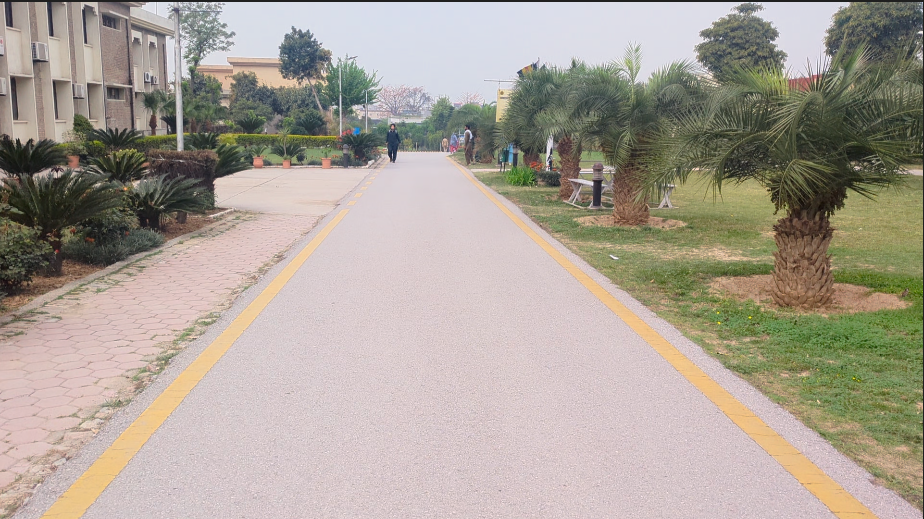
#> input picture 1.png, 924 x 519 px, given in place of 6.mp4, which was not available
$ python main.py
#> lines starting #> are read from the running program, lines starting #| are printed output that depends on the picture; after the words box and inside, x2 and y2 are one past the last pixel; in counts of white or black regions, pixels touching at a corner belong together; pictures that were not available may be replaced by others from this repository, and a replacement may not be noted
import cv2
import numpy as np
import time
from collections import deque

# Configuration
CONFIG = {
    # Edge detection
    'canny_low': 40,
    'canny_high': 120,

    # Hough transform
    'hough_params': {
        'rho': 2,
        'theta': np.pi/180,
        'threshold': 15,  # Reduced for more sensitivity
        'minLineLength': 20,  # Slightly reduced
        'maxLineGap': 15  # Slightly reduced
    },

    # ROI settings
    'roi_height_ratio': 0.55,
    'roi_width_margin': 0.05,

    # Object detection
    'min_object_area': 1000,  # Increased for large objects only
    'min_object_width': 80,   # Minimum width to consider
    'min_object_height': 80,  # Minimum height to consider
    'danger_zone_threshold': 0.3,
    'object_confirmation_frames': 3,

    # General
    'scale_factor': 0.75,
    'debug_level': 2, # 0: No debug, 1: Basic debug, 2: Advanced debug
    'roc_highlight_color': (0, 255, 255)
}

# State variables
state = {
    'left_lane_history': deque(maxlen=5),
    'right_lane_history': deque(maxlen=5),
    'last_roi_vertices': None,
    'consecutive_object_frames': 0,
    'last_decision': "STOP",
    'decision_smoothing': deque(maxlen=4),
    'frame_count': 0,
    'fps': 0,
    'last_time': time.time(),
    'process_time': 0
}

def process_video(video_path):
#> called with video_path = '6.mp4'
    cap = cv2.VideoCapture(video_path)
    if not cap.isOpened():
        print("Error: Could not open video file.")
        return

    # Get video properties
    orig_width = int(cap.get(cv2.CAP_PROP_FRAME_WIDTH))
    orig_height = int(cap.get(cv2.CAP_PROP_FRAME_HEIGHT))
    width = int(orig_width * CONFIG['scale_factor'])
    height = int(orig_height * CONFIG['scale_factor'])

    print(f"Processing video {video_path} at {width}x{height} resolution")

    while cap.isOpened():
        ret, frame = cap.read()
#> frame is the input picture: shape (519, 924, 3); mean B, G, R 150.4, 161, 169.6
        if not ret:
            break

        # Resize frame
        if CONFIG['scale_factor'] != 1.0:
            frame = cv2.resize(frame, (width, height))
#> frame: shape (389, 693, 3)

        # Process timing
        start_time = time.time()

        # Process frame
        processed = process_frame(frame)

        # Update timing
        state['process_time'] = time.time() - start_time
        state['frame_count'] += 1

        if state['frame_count'] % 10 == 0:
            update_fps()

        # Display results
        display_results(frame, processed)

        if cv2.waitKey(1) & 0xFF == ord('q'):
            break

    cap.release()
    cv2.destroyAllWindows()

def update_fps():
    current_time = time.time()
    elapsed = current_time - state['last_time']
    state['fps'] = 10 / elapsed if elapsed > 0 else 0
    state['last_time'] = current_time

def process_frame(frame):
    # Step 1: Preprocessing
    gray = cv2.cvtColor(frame, cv2.COLOR_BGR2GRAY)
    clahe = cv2.createCLAHE(clipLimit=2.0, tileGridSize=(8,8))
    enhanced = clahe.apply(gray)
    blur = cv2.bilateralFilter(enhanced, 9, 75, 75)
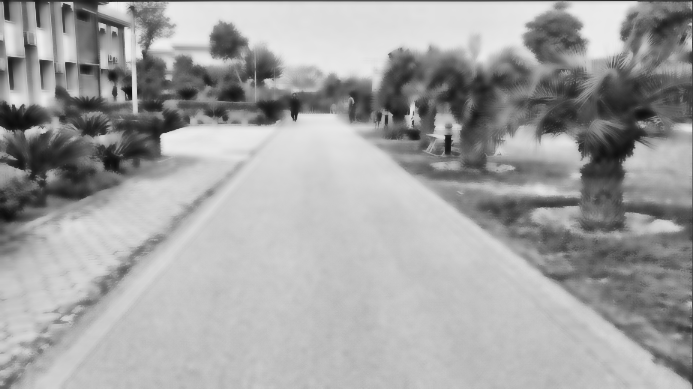
#> blur: shape (389, 693); min 13, max 241, mean 161.8

    # Step 2: Edge detection
    edges = adaptive_canny(blur)
#> in adaptive_canny, `v = np.median(image)`: v = 188
#> in adaptive_canny, `low = int(max(0, (1.0 - sigma) * v))`: low = 125
#> in adaptive_canny, `high = int(min(255, (1.0 + sigma) * v))`: high = 250
#> in adaptive_canny, `return cv2.Canny(image, low, high)`:
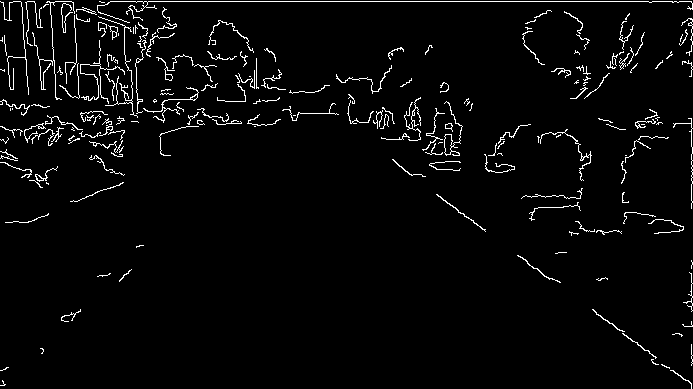
#> returned value: shape (389, 693); 3.2% white in thin lines or dots

    # Step 3: ROI processing
    height, width = edges.shape
#> height = 389; width = 693
    mask = np.zeros_like(edges)
    roi_vertices = get_dynamic_roi(frame, height, width)
#> roi_vertices = [[34, 389], [173, 213], [519, 213], [658, 389]]
    cv2.fillPoly(mask, [roi_vertices], 255)
#> mask: shape (389, 693); 31.7% white; 1 white region, box (x1, y1, x2, y2) and area: (34, 213, 659, 389) 85536
    roi_edges = cv2.bitwise_and(edges, mask)
#> roi_edges: shape (389, 693); 0.06% white in thin lines or dots, all inside (x1, y1, x2, y2) = (119, 213, 604, 320)

    # Create ROC highlight overlay
    roc_overlay = np.zeros_like(frame)
    cv2.fillPoly(roc_overlay, [roi_vertices], CONFIG['roc_highlight_color'])
    frame_with_roc = cv2.addWeighted(frame, 0.7, roc_overlay, 0.3, 0)
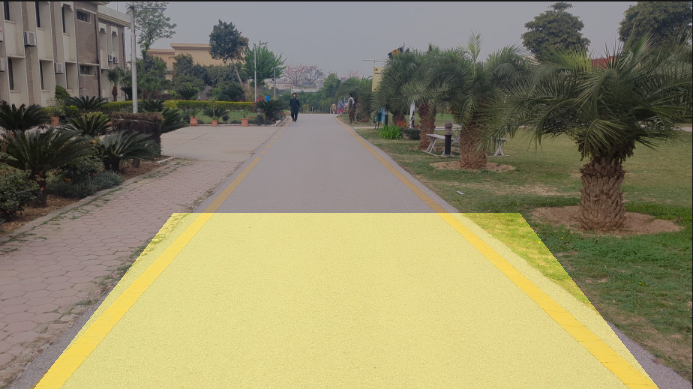
#> frame_with_roc: shape (389, 693, 3); mean B, G, R 105.2, 136.9, 142.9

    # Step 4: Line detection
    lines = cv2.HoughLinesP(roi_edges, **CONFIG['hough_params'])
#> lines = [[462, 213, 484, 229], [460, 213, 485, 231], [522, 257, 549, 279], [532, 266, 555, 280]]

    # Step 5: Lane detection
    line_image = np.zeros_like(frame)
    left_lane, right_lane = detect_lanes(lines, frame.shape)

    # Step 6: Object detection (enhanced for large objects)
    objects, danger_objects = detect_objects(frame, roi_edges, height, width)

    # Update object detection counter
    if danger_objects:
        state['consecutive_object_frames'] = min(state['consecutive_object_frames'] + 1,
                                                 CONFIG['object_confirmation_frames'])
    else:
        state['consecutive_object_frames'] = max(0, state['consecutive_object_frames'] - 1)

    # Step 7: Make driving decision
    decision = make_decision(left_lane, right_lane, danger_objects, frame.shape[1])
    state['last_decision'] = decision


    return {
        'line_image': line_image,
        'decision': decision,
        'left_lane': left_lane,
        'right_lane': right_lane,
        'objects': objects,
        'danger_objects': danger_objects,
        'frame_with_roc': frame_with_roc,
        'debug': {
            'gray': gray,
            'enhanced': enhanced,
            'blur': blur,
            'edges': edges,
            'roi': roi_edges,
            'lines': lines  # Pass the detected lines for debugging
        }
    }


def adaptive_canny(image):
    v = np.median(image)
    sigma = 0.33
    low = int(max(0, (1.0 - sigma) * v))
    high = int(min(255, (1.0 + sigma) * v))
    return cv2.Canny(image, low, high)

def get_dynamic_roi(frame, height, width):
    top_width = 0.5
    margin = CONFIG['roi_width_margin']

    vertices = np.array([
        (width * margin, height),
        (width * (0.5 - top_width / 2), height * CONFIG['roi_height_ratio']),
        (width * (0.5 + top_width / 2), height * CONFIG['roi_height_ratio']),
        (width * (1 - margin), height)
    ], dtype=np.int32)

    state['last_roi_vertices'] = vertices
    return vertices


def detect_lanes(lines, frame_shape):
    line_image = np.zeros((frame_shape[0], frame_shape[1], 3), dtype=np.uint8)
    left_lane = None
    right_lane = None

    if lines is not None:
        left_lines, right_lines = separate_lines(lines, frame_shape)

        # Smooth lanes with history
        left_lane = smooth_lanes(left_lines, state['left_lane_history'])
        right_lane = smooth_lanes(right_lines, state['right_lane_history'])

        # Draw lanes if detected
        if left_lane is not None:
            draw_lane(line_image, left_lane, (0, 0, 255), 5)
            state['left_lane_history'].append(left_lane)

        if right_lane is not None:
            draw_lane(line_image, right_lane, (255, 0, 0), 5)
            state['right_lane_history'].append(right_lane)

    return left_lane, right_lane


def separate_lines(lines, frame_shape):
#> called with lines = array of shape (4, 1, 4), frame_shape = (389, 693, 3)
    left_lines = []
    right_lines = []
    height, width = frame_shape[:2]
    mid_x = width // 2

    for line in lines:
        x1, y1, x2, y2 = line[0]

        # Skip nearly vertical or horizontal lines
        if abs(x2 - x1) < 15 or abs(y2 - y1) < 15:
            continue

        slope = (y2 - y1) / (x2 - x1)
        intercept = y1 - slope * x1

        # Filter lines based on slope
        if abs(slope) < 0.3 or abs(slope) > 3.0:
            continue

        mid_point_x = (x1 + x2) / 2

        # Classify lines as left or right based on position relative to center
        if slope < 0 and mid_point_x < mid_x:
            left_lines.append((slope, intercept))
        elif slope > 0 and mid_point_x > mid_x:
            right_lines.append((slope, intercept))
#> this loop made 4 passes
#> (x1, y1, x2, y2, slope, intercept, mid_point_x) on passes 1 to 3: (462, 213, 484, 229, 0.727, -123, 473), (460, 213, 485, 231, 0.72, -118.2, 472.5), (522, 257, 549, 279, 0.815, -168.3, 535.5)
#> after the loop, left_lines = []; right_lines = [(0.727, -123), (0.72, -118.2), (0.815, -168.3)]
#> in detect_lanes, `left_lines, right_lines = separate_lines(lines, frame_shape)`: left_lines = []; right_lines = [(0.727, -123), (0.72, -118.2), (0.815, -168.3)]
#> in detect_lanes, `right_lane = smooth_lanes(right_lines, state['right_lane_history'])`: right_lane = [0.754, -136.5]

    return left_lines, right_lines


def smooth_lanes(lines, history):
    if not lines:
        return np.mean(history, axis=0) if history else None

    # Filter out outliers based on slope consistency
    if len(lines) >= 3:
        slopes = [line[0] for line in lines]
        mean_slope = np.mean(slopes)
        std_slope = np.std(slopes)
        filtered_lines = [line for line in lines if abs(line[0] - mean_slope) < 2 * std_slope]
        lines = filtered_lines if filtered_lines else lines


    current_avg = np.mean(lines, axis=0)

    # Blend with history for stability
    if history:
        history_avg = np.mean(history, axis=0)
        return 0.7 * current_avg + 0.3 * history_avg

    return current_avg

def draw_lane(image, lane_params, color, thickness):
#> called with lane_params = array of shape (2,), color = (255, 0, 0), thickness = 5
    if lane_params is None:
        return

    slope, intercept = lane_params
#> slope = 0.754; intercept = -136.5
    height, width = image.shape[:2]
#> height = 389; width = 693

    y1 = height
#> y1 = 389
    y2 = int(height * CONFIG['roi_height_ratio'])
#> y2 = 213

    try:
        x1 = int((y1 - intercept) / slope) if slope != 0 else 0
#> x1 = 696
        x2 = int((y2 - intercept) / slope) if slope != 0 else 0
#> x2 = 463

        cv2.line(image, (x1, y1), (x2, y2), color, thickness)

        y3 = int(height * 0.4)
#> y3 = 155
        x3 = int((y3 - intercept) / slope) if slope != 0 else x2
#> x3 = 386
        dashed_line = np.array([[x2, y2], [x3, y3]], dtype=np.int32)
#> dashed_line = [[463, 213], [386, 155]]
        cv2.polylines(image, [dashed_line], False, color, thickness // 2, lineType=cv2.LINE_AA)
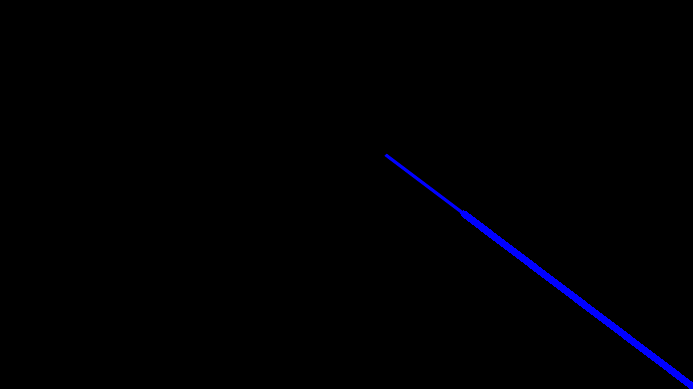
#> image: shape (389, 693, 3); mean of channels 0, 1, 2 2.2, 0, 0; drawn as B, G, R
#> in process_frame, `left_lane, right_lane = detect_lanes(lines, frame.shape)`: right_lane = [0.754, -136.5]
    except Exception as e:
        print(f"Error in draw_lane: {e}")
        pass


def detect_objects(frame, roi_edges, frame_height, frame_width):
    """
    Detects objects in the ROI using contour-based detection.
    Returns:
        tuple: (all_objects, danger_objects)
    """
#> called with frame_height = 389, frame_width = 693
    objects = []
    danger_objects = []

    # Calculate the y-coordinate for the danger zone threshold
    danger_zone_y = int(frame_height * (1 - CONFIG['danger_zone_threshold']))
#> danger_zone_y = 272

    # Find contours in the ROI edges
    contours, _ = cv2.findContours(roi_edges, cv2.RETR_EXTERNAL, cv2.CHAIN_APPROX_SIMPLE)
#> contours = 4 contours, 3 with area under 20; largest, box (x1, y1, x2, y2) and area: (517, 255, 561, 283) 25

    for contour in contours:
        # Bounding box and area
        x, y, w, h = cv2.boundingRect(contour)
        area = cv2.contourArea(contour)

        # Filter out small or irrelevant contours
        if (area < CONFIG['min_object_area'] or
            w < CONFIG['min_object_width'] or
            h < CONFIG['min_object_height']):
            continue

        # Aspect ratio and solidity checks
        aspect_ratio = w / float(h)
        if aspect_ratio < 0.3 or aspect_ratio > 3.0:
            continue

        hull = cv2.convexHull(contour)
        hull_area = cv2.contourArea(hull)
        solidity = float(area) / hull_area if hull_area > 0 else 0
        if solidity < 0.5:
            continue

        # Add to objects list
        objects.append((x, y, w, h))

        # Check if object is in the danger zone
        if y + h > danger_zone_y:
            center_x = x + w // 2
            frame_center_x = frame_width // 2
            distance_to_center = abs(center_x - frame_center_x)
            danger_objects.append((x, y, w, h, distance_to_center))
#> this loop made 4 passes
#> (x, y, w, h, area) on pass 3: (517, 255, 44, 28, 25)
#> after the loop, danger_objects = []; objects = []

    # Sort danger objects by distance to image center
    danger_objects.sort(key=lambda obj: obj[4])

    # Return all objects and danger objects (without distance)
    return objects, [obj[:4] for obj in danger_objects]

def make_decision(left_lane, right_lane, danger_objects, frame_width):
    """Decision logic for lane following and obstacle avoidance."""
#> in process_frame, `decision = make_decision(left_lane, right_lane, danger_objects, frame...`: decision = 'LEFT'
#> in process_video, `processed = process_frame(frame)`: processed = 8 items

    # Priority 1: Stop if any danger objects are detected in the ROI
    if danger_objects:
        return "STOP - Obstacle detected in ROI"

    # Both lanes visible → move forward
    if left_lane is not None and right_lane is not None:
        return "FORWARD"

    # Only left lane visible → steer right
    if left_lane is not None:
        return "RIGHT"

    # Only right lane visible → steer left
    if right_lane is not None:
        return "LEFT"

    # No lanes visible → stop
    return "STOP - No lanes detected"


def display_results(frame, processed):
    # Combine the original frame with the ROI highlight and lane lines
    combined = cv2.addWeighted(processed['frame_with_roc'], 0.8, processed['line_image'], 1, 0)

    # Draw danger zone line
    height, width = frame.shape[:2]
#> height = 389; width = 693
    danger_zone_y = int(height * (1 - CONFIG['danger_zone_threshold']))
#> danger_zone_y = 272
    cv2.line(combined, (0, danger_zone_y), (width, danger_zone_y), (0, 0, 255), 2)

    # Draw center line
    center_x = width // 2
#> center_x = 346
    cv2.line(combined, (center_x, height), (center_x, int(height*0.6)), (0, 255, 255), 1, cv2.LINE_AA)

    # Draw bounding boxes around ALL detected objects (yellow)
    for obj in processed['objects']:
        x, y, w, h = obj
        cv2.rectangle(combined, (x, y), (x + w, y + h), (0, 255, 255), 2)
#> this loop made 0 passes

    # Highlight danger objects with a red bounding box
    for obj in processed['danger_objects']:
        x, y, w, h = obj
        cv2.rectangle(combined, (x, y), (x + w, y + h), (0, 0, 255), 3)

    # Add decision text
    cv2.putText(combined, processed['decision'], (20, 40),
                cv2.FONT_HERSHEY_SIMPLEX, 0.8, (0, 255, 0), 2)

    # Add performance info
    cv2.putText(combined, f"FPS: {state['fps']:.1f}", (20, 80),
                cv2.FONT_HERSHEY_SIMPLEX, 0.6, (0, 255, 0), 2)
    cv2.putText(combined, f"Process: {state['process_time']*1000:.1f}ms", (20, 110),
                cv2.FONT_HERSHEY_SIMPLEX, 0.6, (0, 255, 0), 2)

    # Add object detection status
    obj_status = f"Objects: {len(processed['danger_objects'])} ({state['consecutive_object_frames']}/{CONFIG['object_confirmation_frames']})"
#> obj_status = 'Objects: 0 (0/3)'
    cv2.putText(combined, obj_status, (20, 140),
                cv2.FONT_HERSHEY_SIMPLEX, 0.6, (0, 0, 255) if processed['danger_objects'] else (0, 255, 0), 2)

    # Add lane center indicator
    if processed['left_lane'] is not None or processed['right_lane'] is not None:
        center_x = width // 2
        lane_center = center_x
#> lane_center = 346

        if processed['left_lane'] is not None and processed['right_lane'] is not None:
            y = height
            try:
                left_x = int((y - processed['left_lane'][1]) / processed['left_lane'][0]) if processed['left_lane'][0] != 0 else 0
                right_x = int((y - processed['right_lane'][1]) / processed['right_lane'][0]) if processed['right_lane'][0] != 0 else width
                lane_center = (left_x + right_x) // 2
            except:
                pass

        deviation = lane_center - center_x
#> deviation = 0
        cv2.circle(combined, (lane_center, height - 50), 10, (0, 255, 255), -1)
        cv2.circle(combined, (center_x, height - 50), 5, (255, 255, 255), -1)
#> combined: shape (389, 693, 3); mean of channels 0, 1, 2 82.6, 110.8, 114.5
        cv2.line(combined, (center_x, height - 50), (lane_center, height - 50), (255, 255, 255), 2)

        cv2.putText(combined, f"Deviation: {deviation}px", (center_x - 80, height - 10),
                    cv2.FONT_HERSHEY_SIMPLEX, 0.6, (255, 255, 255), 2)
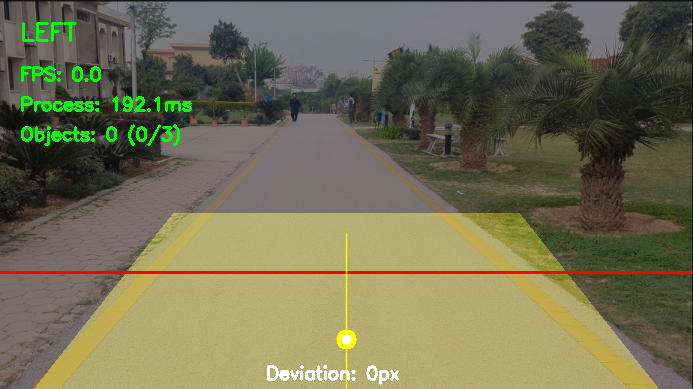
#> combined: shape (389, 693, 3); mean of channels 0, 1, 2 83.1, 111.1, 114.8; drawn as B, G, R

    # Overlay detected lines on the main result
    combined = cv2.addWeighted(combined, 1, processed['line_image'], 1, 0)

    cv2.imshow('Advanced Lane Detection', combined)

    # Display debug views based on debug_level
    if CONFIG['debug_level'] > 1:
        display_debug_views(processed['debug'])


def display_debug_views(debug_imgs):
    # Convert grayscale debug images to BGR for stacking
    gray_bgr = cv2.cvtColor(debug_imgs['gray'], cv2.COLOR_GRAY2BGR)
    enhanced_bgr = cv2.cvtColor(debug_imgs['enhanced'], cv2.COLOR_GRAY2BGR)
    blur_bgr = cv2.cvtColor(debug_imgs['blur'], cv2.COLOR_GRAY2BGR)
    edges_bgr = cv2.cvtColor(debug_imgs['edges'], cv2.COLOR_GRAY2BGR)
#> edges_bgr: shape (389, 693, 3); 3.2% white in thin lines or dots
    roi_bgr = cv2.cvtColor(debug_imgs['roi'], cv2.COLOR_GRAY2BGR)

    # Create an image to draw detected lines on for debugging
    lines_bgr = np.zeros_like(gray_bgr)
    if debug_imgs['lines'] is not None:
        lines = debug_imgs['lines']
        for line in lines:
            x1, y1, x2, y2 = line[0]
            cv2.line(lines_bgr, (x1, y1), (x2, y2), (0, 255, 0), 2) # Draw lines in green
#> this loop made 4 passes

    # Helper function to add titles to debug images
    def add_title(img, title):
#> called with title = '1. Grayscale'
        img_copy = img.copy()
        cv2.putText(img_copy, title, (10, 20), cv2.FONT_HERSHEY_SIMPLEX, 0.5, (0, 255, 0), 1)
        return img_copy

    # Add titles to each debug image
    gray_bgr = add_title(gray_bgr, "1. Grayscale")
    enhanced_bgr = add_title(enhanced_bgr, "2. CLAHE Enhanced")
    blur_bgr = add_title(blur_bgr, "3. Bilateral Filter")
    edges_bgr = add_title(edges_bgr, "4. Adaptive Canny")
    roi_bgr = add_title(roi_bgr, "5. ROI Masked")
    lines_bgr = add_title(lines_bgr, "6. Detected Lines")

    # Stack debug images into a grid
    row1 = np.hstack((gray_bgr, enhanced_bgr, blur_bgr))
    row2 = np.hstack((edges_bgr, roi_bgr, lines_bgr))
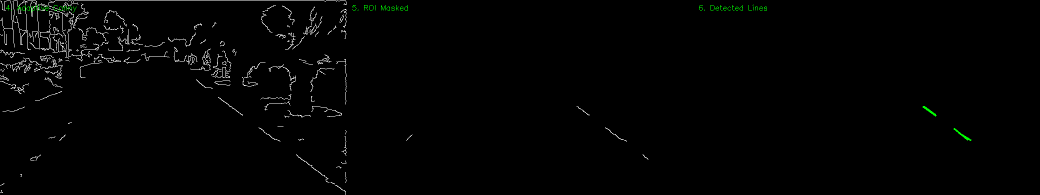
#> row2: shape (389, 2079, 3) (shown at 1/2 size); mean B, G, R 2.8, 3.1, 2.8
    debug_grid = np.vstack((row1, row2))

    # Resize debug grid if it's too large for the screen
    # This part might need adjustment based on your screen resolution
    if debug_grid.shape[1] > 1200:
        scale = 1200 / debug_grid.shape[1]
#> scale = 0.577
        debug_grid = cv2.resize(debug_grid, None, fx=scale, fy=scale)
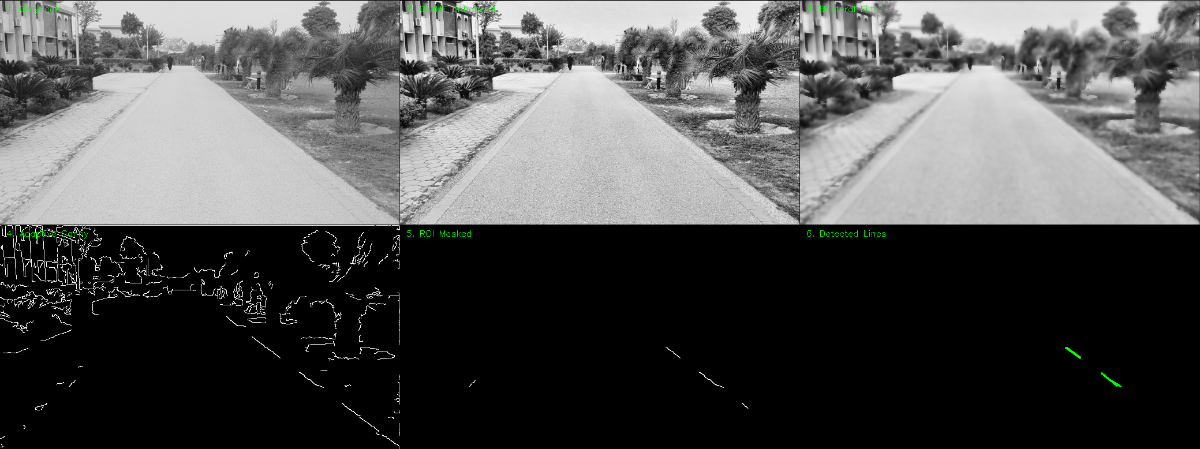
#> debug_grid: shape (449, 1200, 3); mean B, G, R 82.3, 82.6, 82.3

    # Display the debug grid
    cv2.imshow('Processing Steps', debug_grid)
    # cv2.waitKey(1) # Kept in the main loop's waitKey

if __name__ == "__main__":
    print("Self Driving Simulation...")
    process_video("6.mp4")  # video file path
#> (key q is pressed here)
